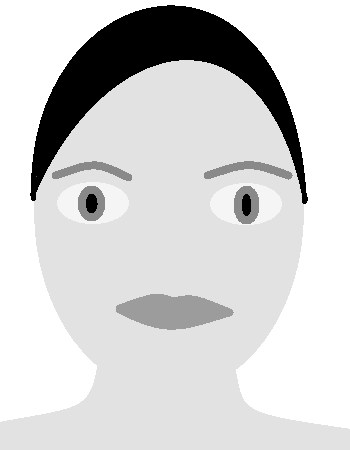
#> input picture lab1/CGFaceGrayscale.bmp, 350 x 450 px, found by its file name
$ python cg_surface.py
#> lines starting #> are read from the running program, lines starting #| are printed output that depends on the picture
import cv2
import numpy as np
import matplotlib.pyplot as plt
img = cv2.imread('D:\Lab\Telecommunication Lab\lab1\CGFaceGrayscale.bmp',0)
#> img is the input picture: shape (450, 350); min 0, max 255, mean 211.1
#downscaling has a "smoothing" effect
img = cv2.resize(img, (70,70))
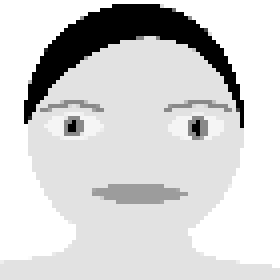
#> img: shape (70, 70) (shown 4 times larger); min 0, max 255, mean 211.1
xx, yy = np.mgrid[0:img.shape[0],0:img.shape[1]]
fig = plt.figure()
ax = plt.axes(projection='3d')
ax.plot_surface(xx, yy, img, rstride=1, cstride=1, linewidth=0, cmap='gray')
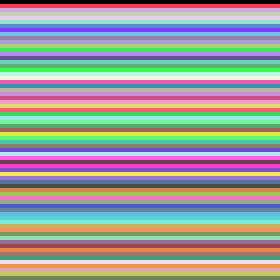
#> xx: shape (70, 70) int64 (shown 4 times larger); 70 distinct labels, from 0 to 69; one colour per label, 0 black
plt.show()
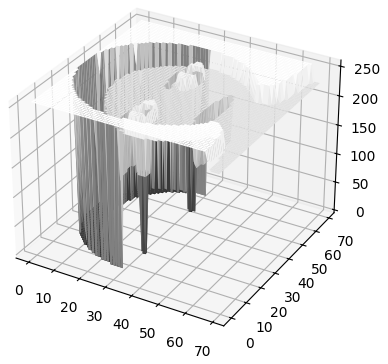
#> figure drawn by matplotlib, 1 panel
